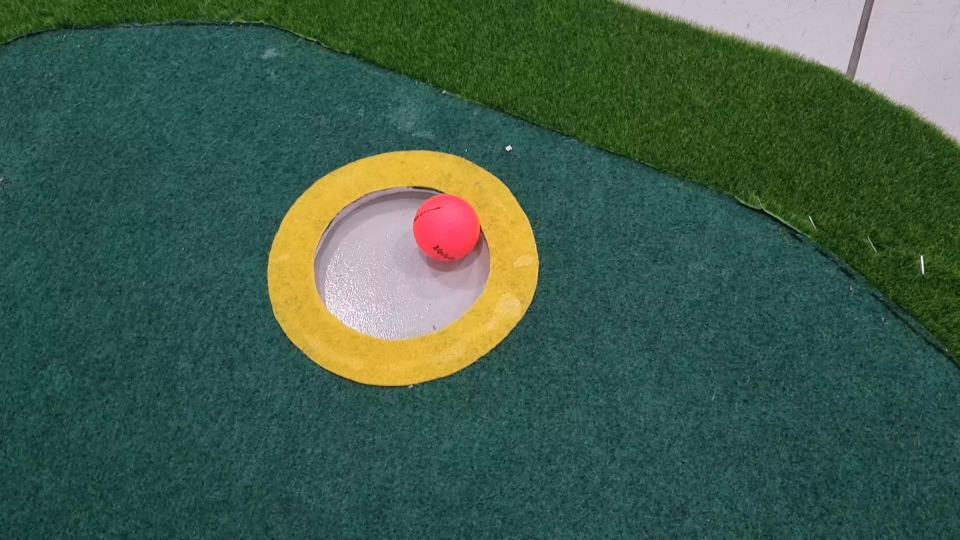
#> input picture frame 43 of flagg.mp4, 1920 x 1080 px, given in place of first.h264, which was not available (shown at 1/2 size)
$ python outline-contour.py
#> lines starting #> are read from the running program, lines starting #| are printed output that depends on the picture; after the words box and inside, x2 and y2 are one past the last pixel; in counts of white or black regions, pixels touching at a corner belong together; pictures that were not available may be replaced by others from this repository, and a replacement may not be noted
import cv2
import numpy as np
# import matplotlib.pyplot as plt

# [19 lines left out: functions detect_corners, detect_yellow_corners, not called in this run]


cap = cv2.VideoCapture("first.h264")

scale_percent = 65

while cap.isOpened():
    ret, frame = cap.read()
#> frame is the input picture: shape (1080, 1920, 3); mean B, G, R 74.5, 91.6, 63.4

    if not ret:
        break

    width = int(frame.shape[1] * scale_percent / 100)
    height = int(frame.shape[0] * scale_percent / 100)
    dim = (width, height)
    resized_frame = cv2.resize(frame, dim, interpolation=cv2.INTER_AREA)

    hsv = cv2.cvtColor(cv2.GaussianBlur(resized_frame, (3, 3), 1), cv2.COLOR_BGR2HSV)
#> hsv: shape (702, 1248, 3); mean H, S, V 80.7, 131.7, 96.2

    #객체의 작은 구멍을 메우는데 사용
    kernel = np.ones((15, 15), np.uint8)
    masked_frame = cv2.morphologyEx(resized_frame, cv2.MORPH_CLOSE, kernel)
    masked_frame = cv2.GaussianBlur(masked_frame, (1, 1), 3)

    gray = cv2.cvtColor(masked_frame, cv2.COLOR_BGR2GRAY)

    # # Canny edge detection
    # edges = cv2.Canny(gray, 50, 125)

    # # Contour 찾기
    # contours, _ = cv2.findContours(edges, cv2.RETR_TREE, cv2.CHAIN_APPROX_SIMPLE)

    # # 윤곽선 그리기
    # cv2.drawContours(resized_frame, contours, -1, (0, 255, 0), 2)
    # ground detection end

    # Ball Detection
    mask_ball = cv2.inRange(hsv, np.array([0, 150, 120]), np.array([10, 255, 255]))
#> mask_ball: shape (702, 1248); 0.05% white; 6 white regions (5 under 20 px), largest, box (x1, y1, x2, y2) and area: (576, 251, 629, 323) 392
    mask_ball += cv2.inRange(hsv, np.array([170, 150, 120]), np.array([180, 255, 255]))
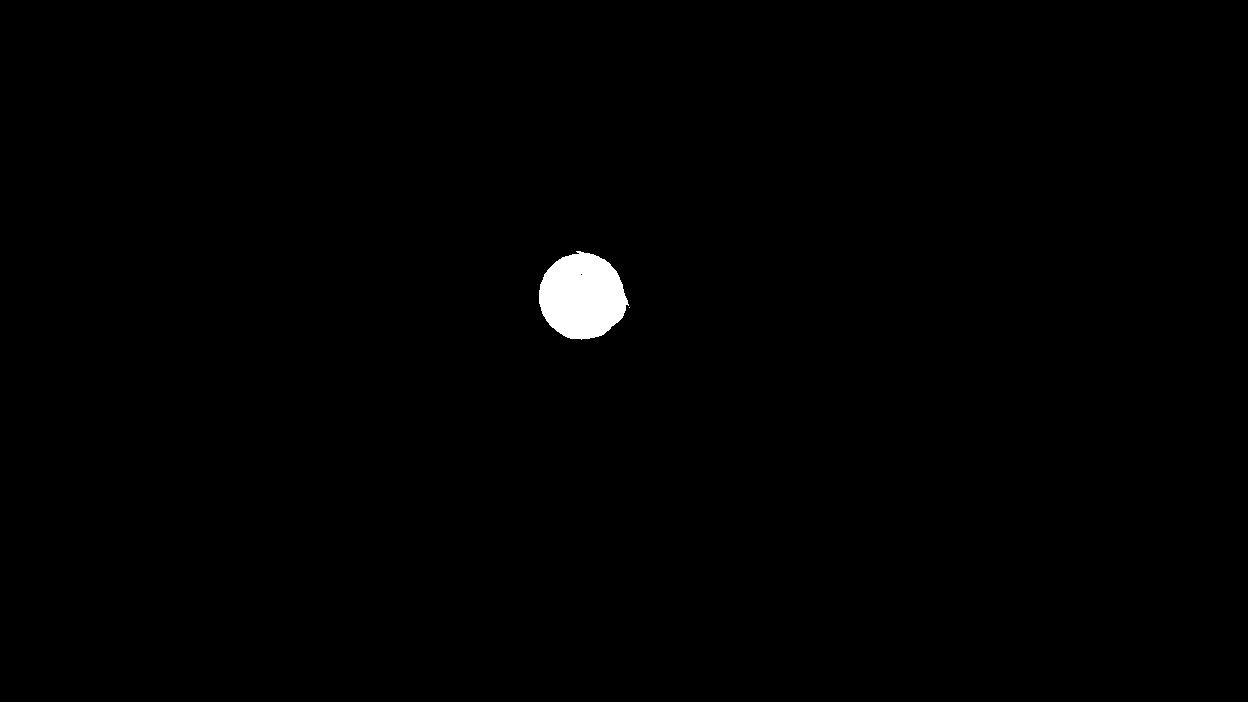
#> mask_ball: shape (702, 1248); 0.68% white; 2 white regions (1 under 20 px)

    contours_ball, _ = cv2.findContours(mask_ball, cv2.RETR_EXTERNAL, cv2.CHAIN_APPROX_SIMPLE)
#> contours_ball = 2 contours, 1 with area under 20; largest, box (x1, y1, x2, y2) and area: (539, 251, 629, 340) 5786
    if len(contours_ball) > 0:
        c = max(contours_ball, key=cv2.contourArea)
#> c = contour of 132 points, box (x1, y1, x2, y2) (539, 251, 629, 340), area 5786
        ((x, y), radius) = cv2.minEnclosingCircle(c)
#> x = 583.7; y = 295.6; radius = 45.29
        if radius > 5:
            cv2.circle(resized_frame, (int(x), int(y)), int(radius), (0, 0, 255), 5)
#> resized_frame: shape (702, 1248, 3); mean B, G, R 74.3, 91.3, 63.6

    # Inline and Outline Detection
    # inline_mask = cv2.inRange(hsv, np.array([70, 105, 75]), np.array([120, 230, 200]))
    # yellow_mask = cv2.inRange(hsv, np.array([20, 50, 100]), np.array([35, 240, 255]))
    # inline_mask += yellow_mask
    outline_mask = cv2.inRange(hsv, np.array([40, 120, 45]), np.array([67, 250, 200]))
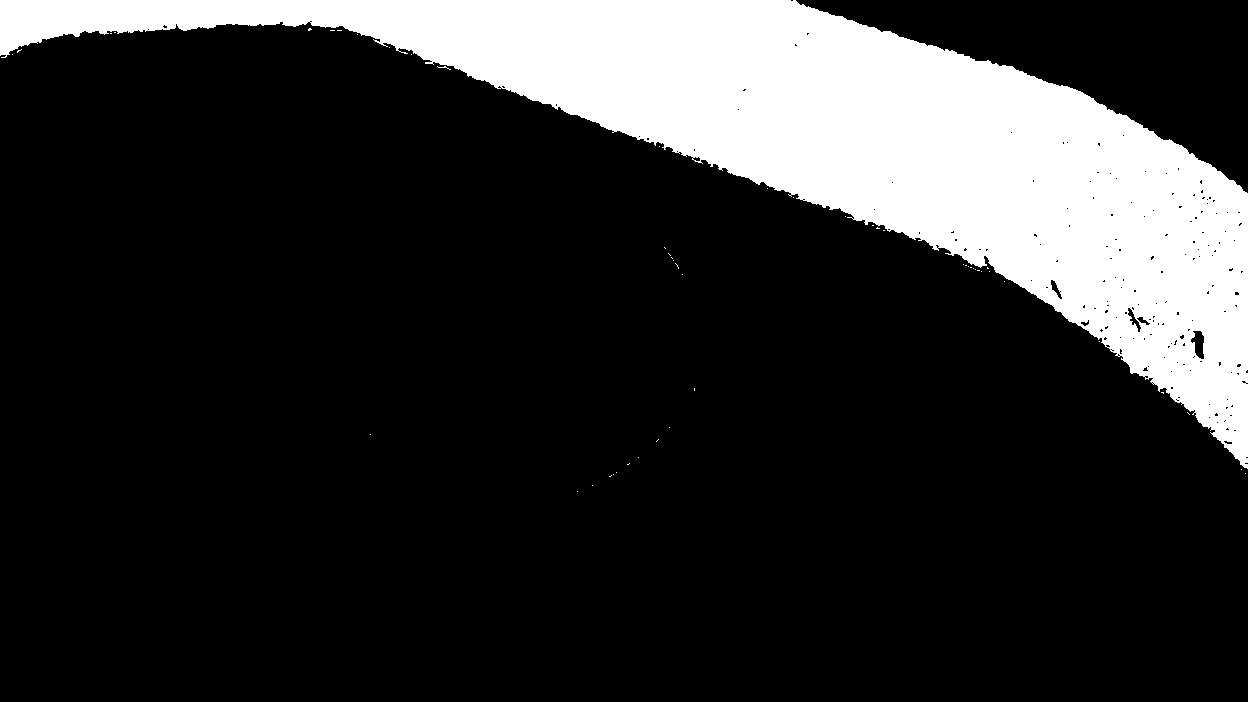
#> outline_mask: shape (702, 1248); 18.5% white; 52 white regions (51 under 20 px)

    # mask = inline_mask + outline_mask
    mask = outline_mask

    # contours_inline, _ = cv2.findContours(inline_mask, cv2.RETR_TREE, cv2.CHAIN_APPROX_SIMPLE)
    contours_outline, _ = cv2.findContours(outline_mask, cv2.RETR_TREE, cv2.CHAIN_APPROX_SIMPLE)
#> contours_outline = 229 contours, 221 with area under 20; largest, box (x1, y1, x2, y2) and area: (0, 0, 1248, 469) 161195, (1190, 330, 1205, 360) 269, (1127, 307, 1142, 333) 126, (1050, 279, 1063, 300) 99, (1136, 316, 1151, 326) 58, (1080, 319, 1090, 327) 34, (692, 156, 701, 162) 27, (1223, 440, 1233, 445) 24


    # [8 lines of commented-out code are left out]

    for c in contours_outline:
        if cv2.contourArea(c) > 300:
            cv2.drawContours(resized_frame, [c], -1, (255, 0, 0), 2)
            M = cv2.moments(c)
            if M["m00"] != 0:
                cX = int(M["m10"] / M["m00"])
                cY = int(M["m01"] / M["m00"])
                cv2.putText(resized_frame, "outline", (cX, cY), cv2.FONT_HERSHEY_SIMPLEX, 0.5, (255, 0, 0), 2)
#> this loop made 229 passes
#> (cX, cY) on pass 52: (850, 146)
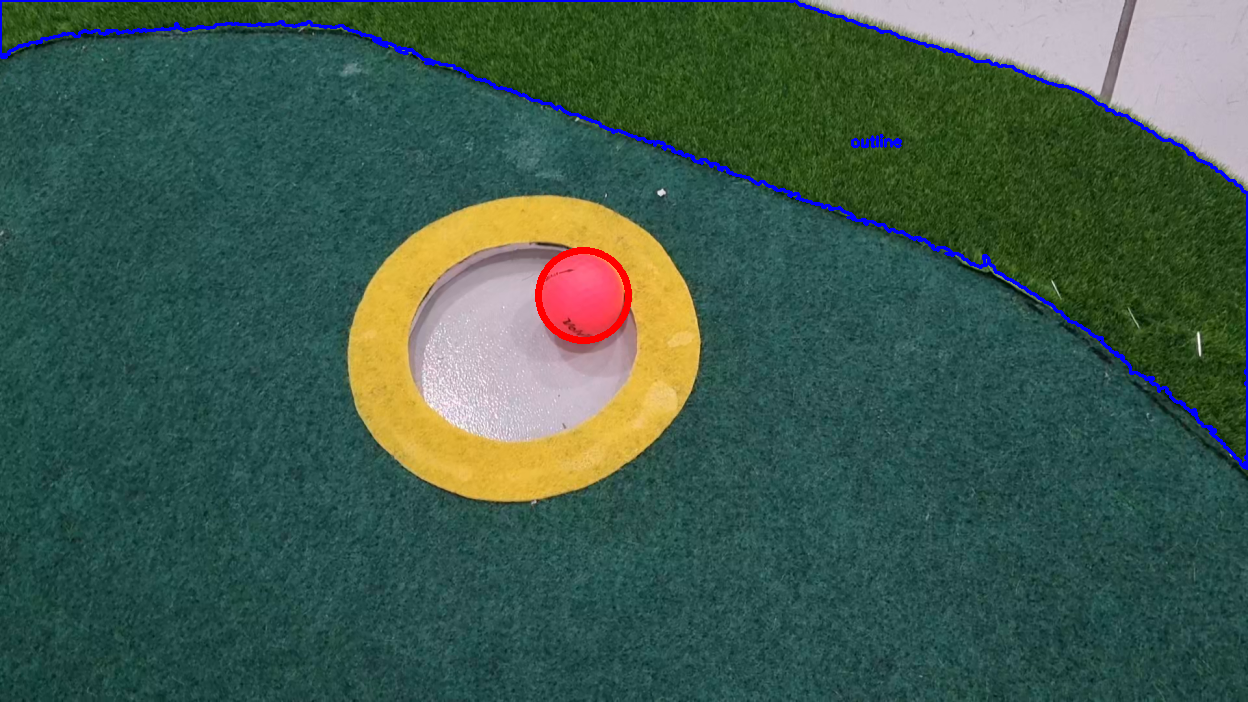
#> resized_frame: shape (702, 1248, 3); mean B, G, R 76.8, 90.5, 63

    #검출할 부분만
    masked_frame = cv2.bitwise_and(hsv, hsv, mask=mask)
#> masked_frame: shape (702, 1248, 3); mean H, S, V 9, 30.9, 13.8
    masked_frame = cv2.cvtColor(masked_frame, cv2.COLOR_HSV2BGR)
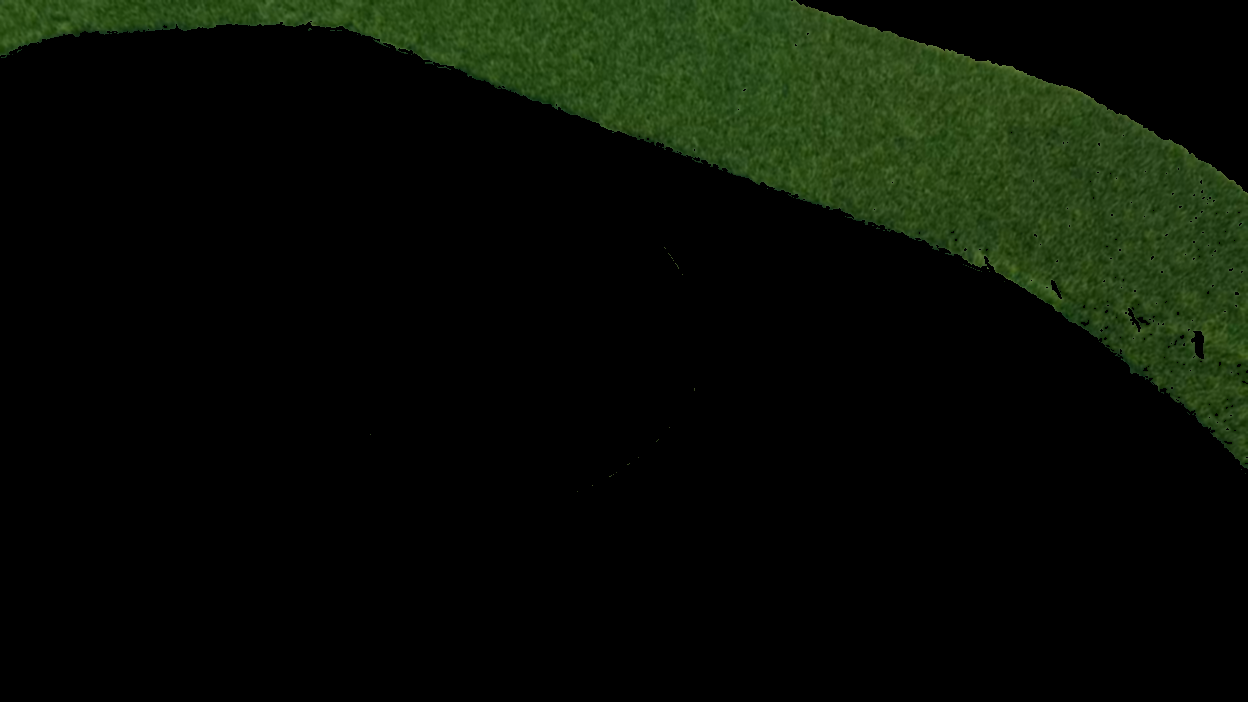
#> masked_frame: shape (702, 1248, 3); mean B, G, R 4.7, 13.8, 8.2

    # resized_frame = detect_yellow_corners(resized_frame, hsv)

    # 결과 프레임 출력
    cv2.imshow("MaskedFrame", masked_frame)
    cv2.imshow("ResizedFrame", resized_frame)

    if cv2.waitKey(30) == 27:
#> (key Esc is pressed here)
        break

cap.release()
cv2.destroyAllWindows()

$ run again, starting later in the video
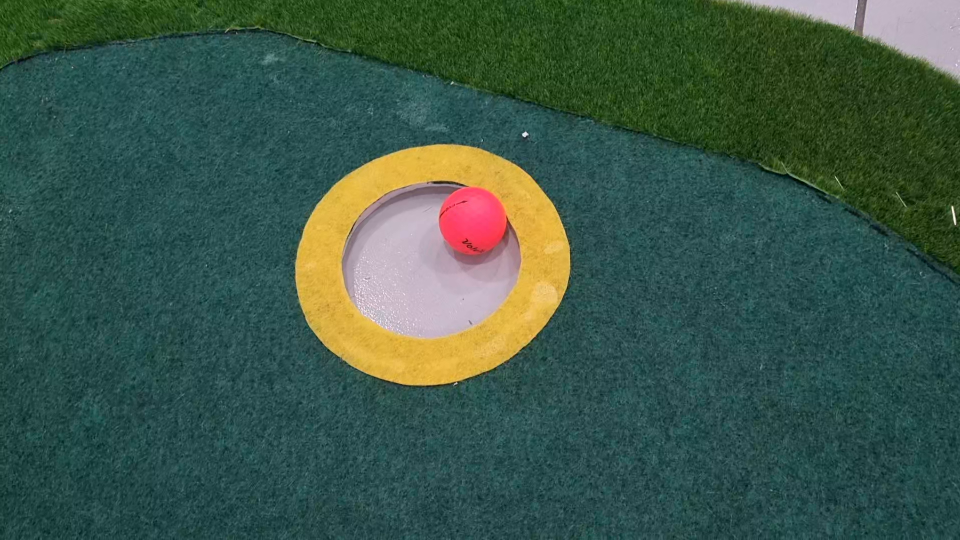
#> input picture frame 195 of flagg.mp4, 1920 x 1080 px, given in place of first.h264, which was not available (shown at 1/2 size)
#> frame is the input picture: shape (1080, 1920, 3); mean B, G, R 73.1, 86.9, 60.1
#> hsv: shape (702, 1248, 3); mean H, S, V 81.5, 128.4, 91.9
#> `mask_ball += cv2.inRange(hsv, np.array([170, 150, 120]), np.array([180..`:
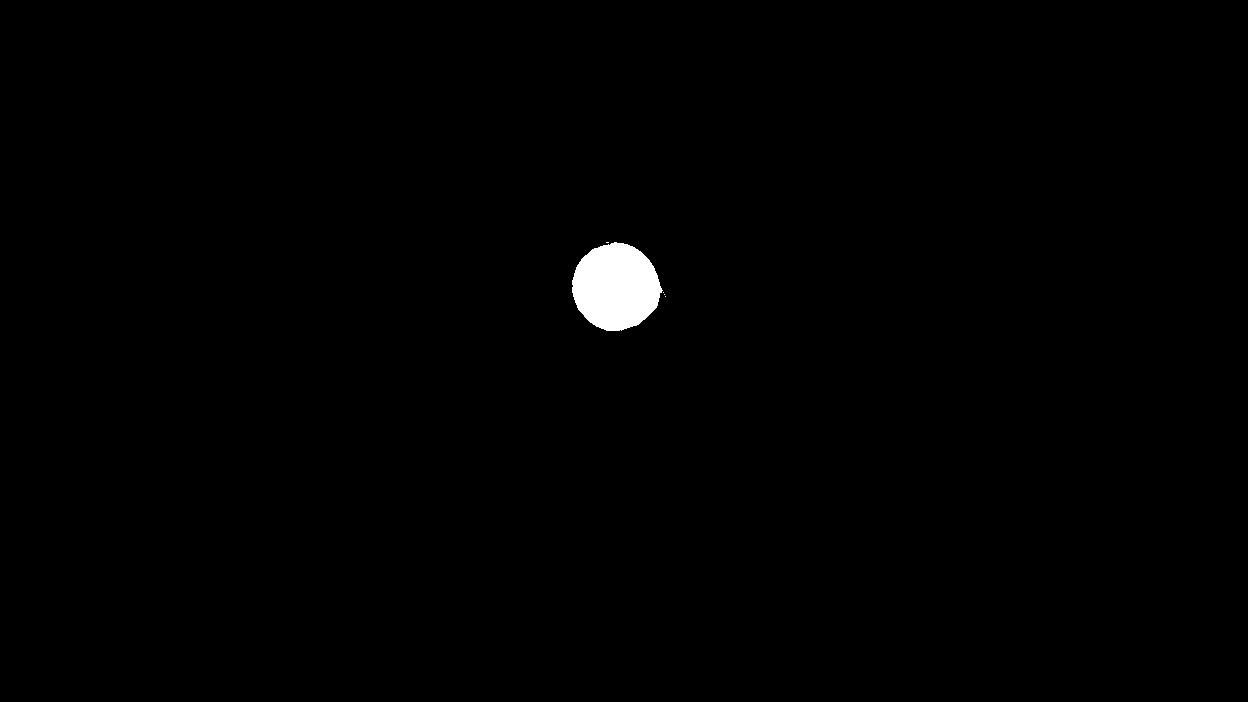
#> mask_ball: shape (702, 1248); 0.69% white; 5 white regions (4 under 20 px)
#> contours_ball = 5 contours, 4 with area under 20; largest, box (x1, y1, x2, y2) and area: (572, 242, 663, 331) 5916
#> `c = max(contours_ball, key=cv2.contourArea)`: c = contour of 130 points, box (x1, y1, x2, y2) (572, 242, 663, 331), area 5916
#> x = 616.9; y = 286; radius = 45.29
#> outline_mask: shape (702, 1248); 17.4% white; 36 white regions (35 under 20 px)
#> contours_outline = 489 contours, 462 with area under 20; largest, box (x1, y1, x2, y2) and area: (0, 0, 1248, 357) 152728, (1158, 248, 1181, 276) 158, (1083, 227, 1099, 249) 88, (1173, 256, 1190, 267) 82, (1214, 271, 1227, 285) 62
#> the loop `for c in contours_outline:` made 489 passes
#> (cX, cY) on pass 36: (816, 101)
#> `masked_frame = cv2.cvtColor(masked_frame, cv2.COLOR_HSV2BGR)`:
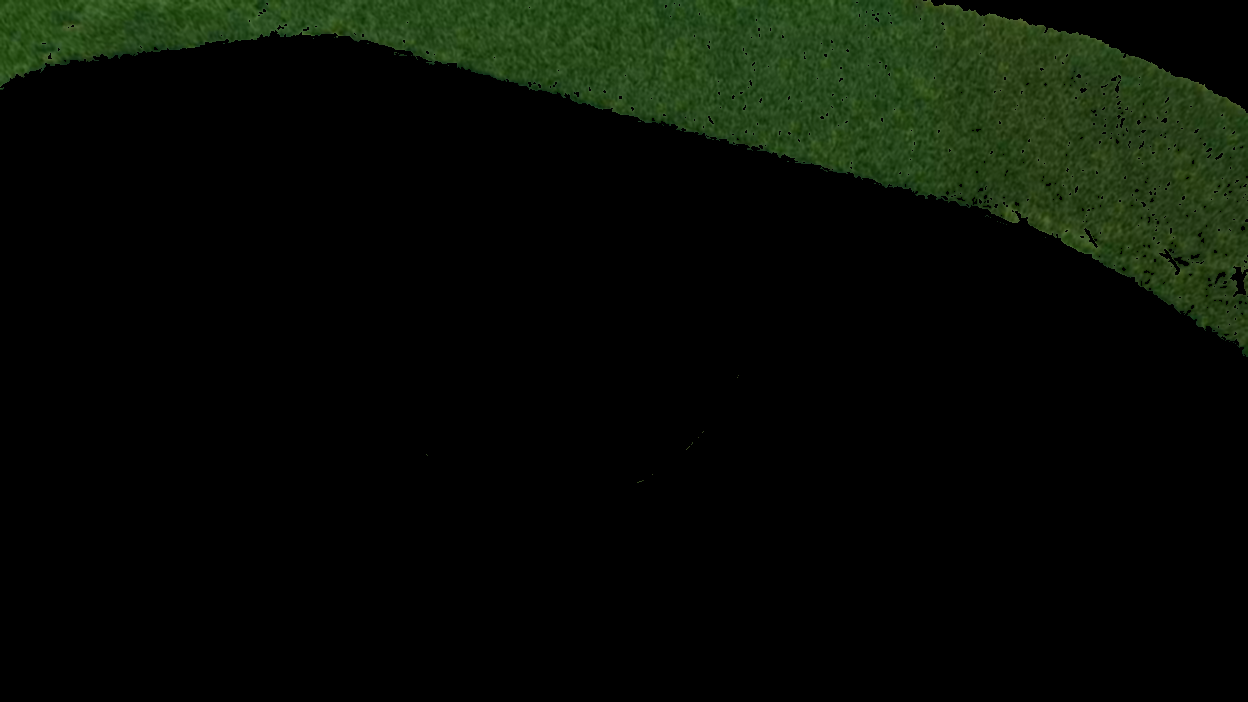
#> masked_frame: shape (702, 1248, 3); mean B, G, R 4.6, 12.3, 7.1
